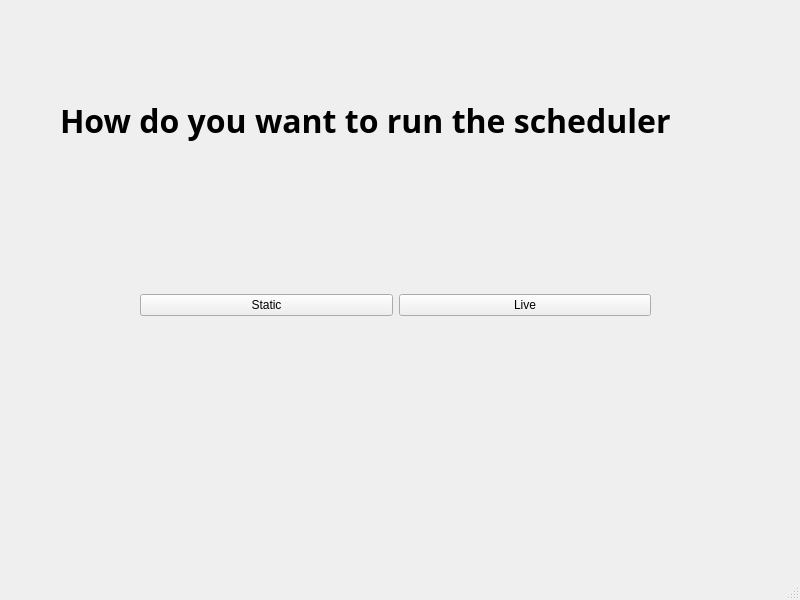
<?xml version="1.0" encoding="UTF-8"?>
<ui version="4.0">
 <class>StaticOrLive</class>
 <widget class="QMainWindow" name="StaticOrLive">
  <property name="geometry">
   <rect>
    <x>0</x>
    <y>0</y>
    <width>800</width>
    <height>600</height>
   </rect>
  </property>
  <property name="windowTitle">
   <string>MainWindow</string>
  </property>
  <widget class="QWidget" name="centralwidget">
   <widget class="QLabel" name="label">
    <property name="geometry">
     <rect>
      <x>60</x>
      <y>-10</y>
      <width>821</width>
      <height>261</height>
     </rect>
    </property>
    <property name="font">
     <font>
      <family>Rockwell</family>
      <pointsize>24</pointsize>
      <italic>false</italic>
      <bold>true</bold>
      <underline>false</underline>
     </font>
    </property>
    <property name="text">
     <string>How do you want to run the scheduler</string>
    </property>
   </widget>
   <widget class="QWidget" name="layoutWidget">
    <property name="geometry">
     <rect>
      <x>140</x>
      <y>240</y>
      <width>511</width>
      <height>131</height>
     </rect>
    </property>
    <layout class="QGridLayout" name="gridLayout">
     <item row="0" column="0">
      <widget class="QPushButton" name="staticButton">
       <property name="text">
        <string>Static</string>
       </property>
      </widget>
     </item>
     <item row="0" column="1">
      <widget class="QPushButton" name="liveButton">
       <property name="text">
        <string>Live</string>
       </property>
      </widget>
     </item>
    </layout>
   </widget>
  </widget>
  <widget class="QMenuBar" name="menubar">
   <property name="geometry">
    <rect>
     <x>0</x>
     <y>0</y>
     <width>800</width>
     <height>19</height>
    </rect>
   </property>
  </widget>
  <widget class="QStatusBar" name="statusbar"/>
 </widget>
 <resources/>
 <connections/>
</ui>
